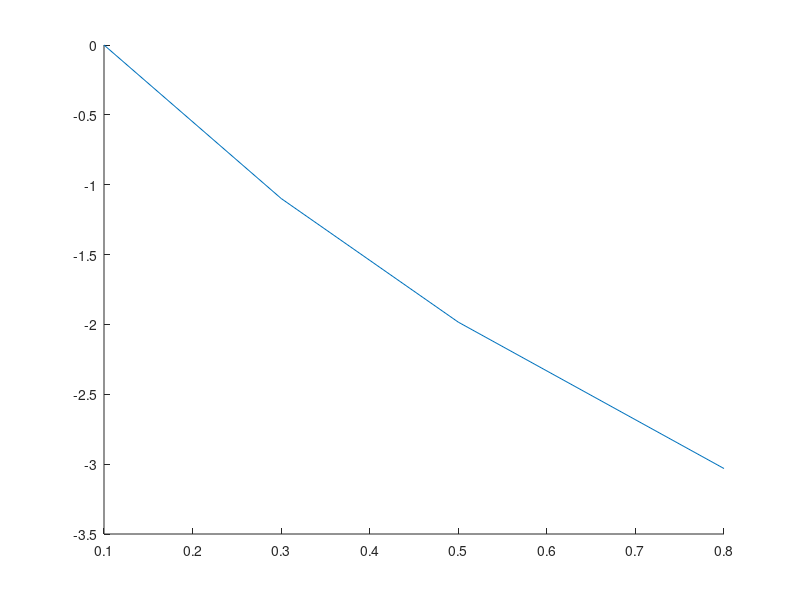

Write the MATLAB code that produced this figure. (Note: this script raises an error after producing the figure.)
clc
clear
close all

% units
% rho_al, rho_pb = g/cm^3
% t_al, t_pb = s
% tau_0 = mu s
% x_al, x_pb = mm
% n_mess_al, n_korr_al, n1, n_mess_pb, n_korr_pb = 1/s
% d_betamax = mm
% n_gamma_max, n_ges, n_beta_max = 1/s
% mu_al, mu_pb = 1/cm
% mu_rho = cm^2/g
% d_half_pb = mm

% pre allocation
data = struct;

% pre definition
x_al = [0.1, 0.3, 0.5, 0.8, 1.0, 2.0, 3.0, 4.0, 8.0, 16.0]; % in mm
x_pb = [1.0, 2.0, 3.0, 4.0, 6.0, 8.0, 10.0, 15.0, 20.0, 30.0];  % in mm
t_al = ones(size(x_al));
t_pb = ones(size(x_pb));
t_al(:) = 60;    % in s
t_pb(:) = 120;  % in s
tau_0 = 230;    % in µs
y = log(1/50);
rho_al = 2.7;   % in g/cm^3
rho_pb = 11.34; % in g/cm^3

% insert their values here
N_al = [9600, 3281, 1364, 480, 441, 426, 426, 366, 392, 323];
N_pb = [762, 758, 648, 563, 551, 432, 360, 248, 174, 96];

% 1a) n_mess & n_korr Aluminium
n_mess_al = zeros(size(N_al));
n_korr_al = zeros(size(N_al));
for N = 1:size(N_al, 2)
    n_mess_al(N) = N_al(N) / t_al(N);
    n_korr_al(N) = (N_al(N) / t_al(N)) / (1 - ((N_al(N) / t_al(N)) * tau_0 * 10^(-6)));
end

% ln(n_i/n_1) Aluminium
ln_nin1_al = zeros(size(N_al));
for N = 1:size(N_al, 2)
    ln_nin1_al(N) = log(n_korr_al(N) / n_korr_al(1));
end

n1 = n_korr_al(1);

% 1b) plot 
fig_al = figure(1);
hold on


% Regressionsgerade
x1 = x_al(1:4);
x2 = x_al(5:end);
y1 = ln_nin1_al(1:4);
y2 = ln_nin1_al(5:end);

p1 = polyfit(x1, y1, 1);
f1 = polyval(p1, x1);
p2 = polyfit(x2, y2, 1);
f2 = polyval(p2, x2);


al_1 = plot(x1, y1);
al_1.Marker = "o";
al_1.MarkerEdgeColor = "blue";
al_1.MarkerFaceColor = "blue";
al_1.LineStyle = "none";
al_1_reg = plot(x1, f1);
al_1_reg.Color = "blue";
al_2 = plot(x2, y2);
al_2.Marker = "o";
al_2.MarkerEdgeColor = "red";
al_2.MarkerFaceColor = "red";
al_2.LineStyle = "none";
al_2_reg = plot(x2, f2);
al_2_reg.Color = "red";

xlabel("x [mm]")
ylabel("ln(ni/n1)")
hold off

m1 = p1(1);     % in 1/mm
y0_1 = p1(2);
m2 = p2(1);     % in 1/mm
y0_2 = p2(2);

% 1c) Interpolation to find d_beta,max
d_betamax = (y - y0_1) / m1;

% 1d) mu/rho
mu_al = -m2 * 10;   % in 1/cm
mu_rho = mu_al/rho_al;  % in cm^2/g

% 2 Nachweiswahrscheinlichkeit
n_gamma_max = exp(y0_2) * n1;
n_ges = exp(y0_1) * n1;
n_beta_max = n_ges - n_gamma_max;

p_nachweis = n_gamma_max / n_beta_max;

data.x_al = x_al;
data.t_al = t_al;
data.N_al = N_al;
data.n_mess_al = n_mess_al;
data.n_korr_al = n_korr_al;
data.ln_nin1_al = ln_nin1_al;
data.n1_al = n1;
data.reg1_al = [m1, y0_1];
data.reg2_al = [m2, y0_2];
data.n_gamma_max_al = n_gamma_max;
data.n_beta_max_al = n_beta_max;
data.d_betamax_al = d_betamax;
data.Massenschwaechungskoeffizient_al = mu_rho;
data.Schwaechungskoeffizient_al = mu_al;
data.p_nachweis = p_nachweis;
data.tau_0 = tau_0;

% 3) Pb
% 3a) 
y = log(1/2);

n_mess_pb = zeros(size(N_pb));
n_korr_pb = zeros(size(N_pb));
for N = 1:size(N_pb, 2)
    n_mess_pb(N) = N_pb(N) / t_pb(N);
    n_korr_pb(N) = (N_pb(N) / t_pb(N)) / (1 - ((N_pb(N) / t_pb(N)) * tau_0 * 10^(-6)));
end

% ln(n_i/n_1) Aluminium
ln_nin1_pb = zeros(size(N_pb));
for N = 1:size(N_pb, 2)
    ln_nin1_pb(N) = log(n_mess_pb(N) / n_mess_pb(1));
end

n1 = n_mess_pb(1);

% plot 
fig_pb = figure(2);
hold on

p_pb = polyfit(x_pb, ln_nin1_pb, 1);
f_pb = polyval(p_pb, x_pb);


% Regressionsgerade
pb_plot = plot(x_pb, ln_nin1_pb);
pb_plot.Marker = "o";
pb_plot.MarkerEdgeColor = "blue";
pb_plot.MarkerFaceColor = "blue";
pb_plot.LineStyle = "none";

pb_plot_reg = plot(x_pb, f_pb);
pb_plot_reg.Color = "blue";

xlabel("x [mm]")
ylabel("ln(ni/n1)")

m1 = p_pb(1);     % in 1/mm
y0_1 = p_pb(2);

% 3 b) Halbwertsdicke
d_half_pb = (y - y0_1) / m1;

% 3c) Schwächungskoeffizient
mu_pb = -m1 * 10;     % in 1/cm
mu_rho = mu_pb/rho_pb;  % in cm^2/g

data.x_pb = x_pb;
data.t_pb = t_pb;
data.N_pb = N_pb;
data.n_mess_pb = n_mess_pb;
data.n_korr_pb = n_korr_pb;
data.ln_nin1_pb = ln_nin1_pb;
data.n1_pb = n1;
data.reg1_pb = [m1, y0_1];
data.d_half_pb = d_half_pb;
data.Massenschwaechungskoeffizient_pb = mu_rho;
data.Schwaechungskoeffizient_pb = mu_pb;


to_save = true;
if to_save
    prompt = ("Insert Filename: ");
    savename = input(prompt);
    save(strcat(char('G:\Meine Ablage\Master\Physik\Abgegebene Protokolle\Blockpraktikum SoSe 25\'), ...
                        char(savename), '.mat'), '-struct', 'data')
end
